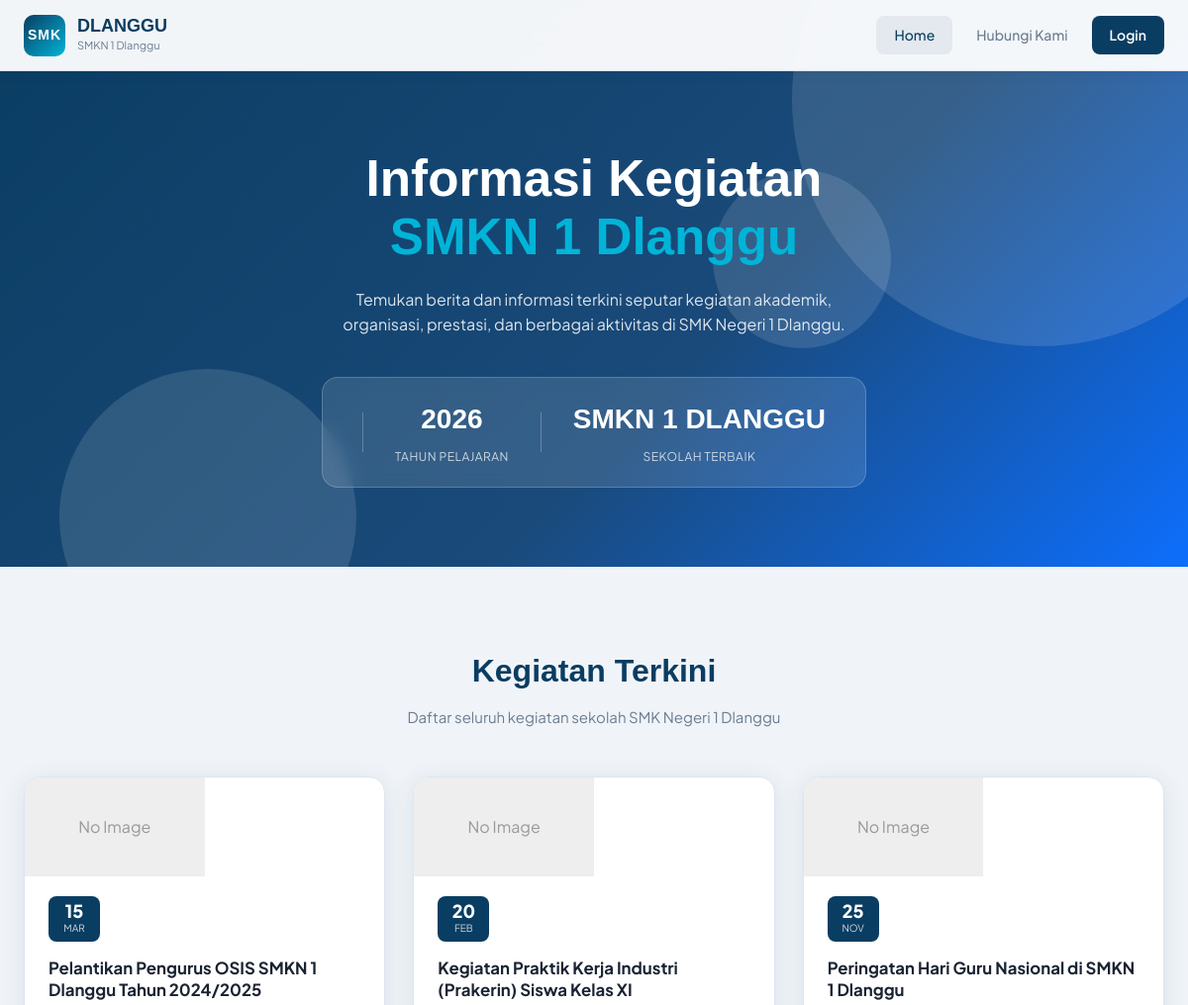
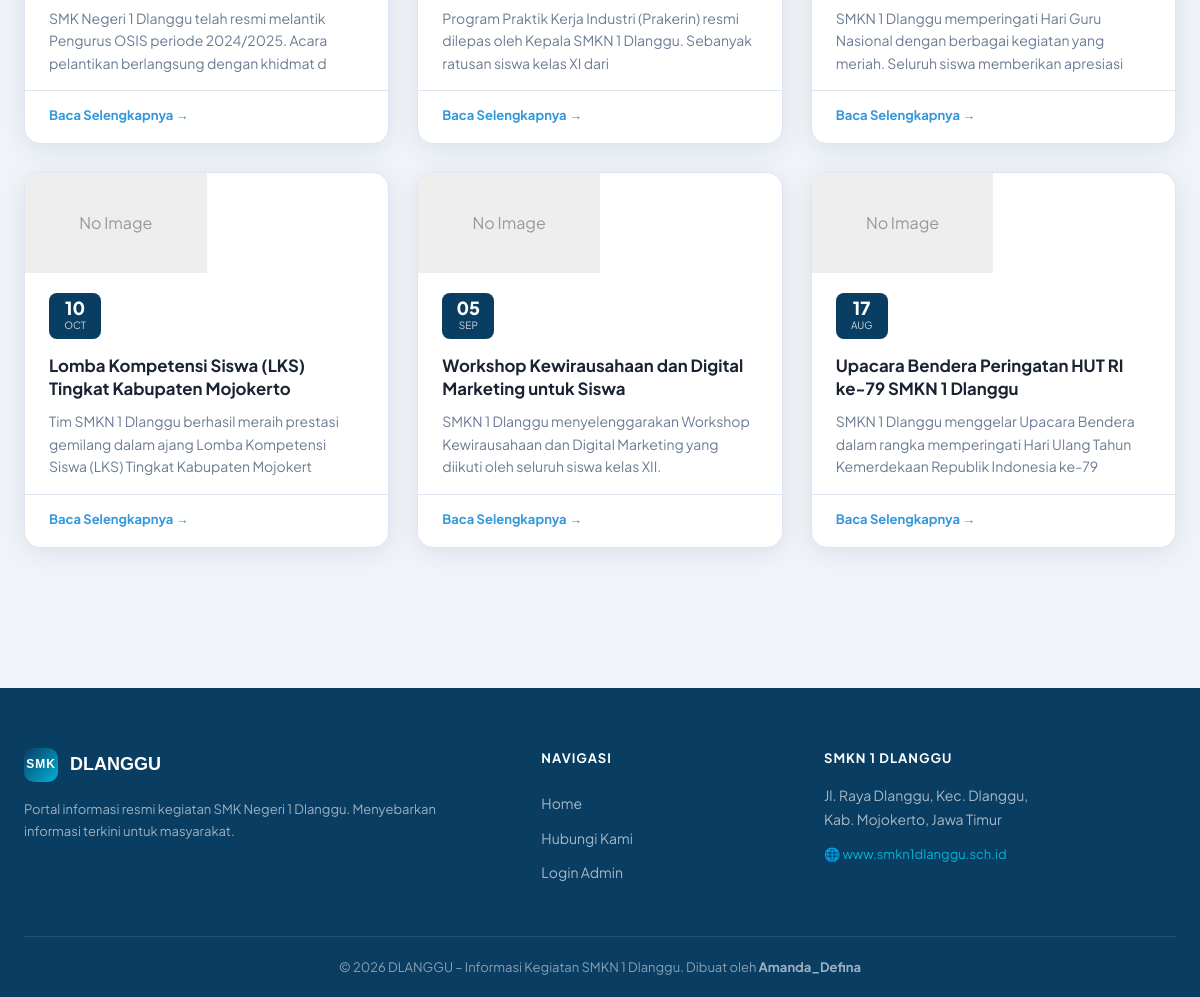
The page / on the database its author committed (2 pictures, top to bottom).
### tables this page shows
CREATE TABLE `kegiatan` (
  `id` int(11) NOT NULL AUTO_INCREMENT,
  `judul` varchar(255) NOT NULL,
  `deskripsi` text NOT NULL,
  `tanggal` date NOT NULL,
  `gambar` varchar(255) DEFAULT NULL,
  `kategori` varchar(100) DEFAULT 'Umum',
  `created_at` datetime DEFAULT CURRENT_TIMESTAMP,
  PRIMARY KEY (`id`)
);

### index.php (the view, shortened to what this page needs)
<?php
require_once 'config.php';
$sql = "SELECT id, judul, deskripsi, tanggal, gambar FROM kegiatan ORDER BY tanggal DESC, id DESC";
$result = $conn->query($sql);
$kegiatan_list = [];
if ($result && $result->num_rows > 0) {
    while ($row = $result->fetch_assoc()) {
        $kegiatan_list[] = $row;
    }
}
?>
<!DOCTYPE html>
<html lang="id">
<head>
    <link rel="stylesheet" href="assets/css/style.css?v=2">
</head>
<body>
    <nav class="navbar">
        <div class="nav-container">
            <a href="index.php" class="nav-brand">
                <div class="brand-icon">SMK</div>
                <div class="brand-text">
                    <span class="brand-name"><?= SITE_NAME ?></span>
                    <span class="brand-sub">SMKN 1 Dlanggu</span>
                </div>
            </a>
            <div class="nav-links">
                <a href="index.php" class="nav-link active">Home</a>
                <a href="kontak.php" class="nav-link">Hubungi Kami</a>
                <a href="login.php" class="nav-link btn-login">Login</a>
            </div>
        </div>
    </nav>
    <section class="hero">
        <div class="hero-bg">
            <div class="hero-shape s1"></div>
            <div class="hero-shape s2"></div>
            <div class="hero-shape s3"></div>
        </div>
        <div class="hero-content">
            <h1 class="hero-title">Informasi Kegiatan<br><span class="accent">SMKN 1 Dlanggu</span></h1>
            <p class="hero-desc">Temukan berita dan informasi terkini seputar kegiatan akademik, organisasi, prestasi, dan berbagai aktivitas di SMK Negeri 1 Dlanggu.</p>
            <div class="hero-stats">
                <div class="stat-item">
                    <span class="stat-num">2026</span>
                    <span class="stat-label">Tahun Pelajaran</span>
                </div>
                <div class="stat-item">
                    <span class="stat-num">SMKN 1 DLANGGU</span>
                    <span class="stat-label">Sekolah Terbaik</span>
                </div>
            </div>
        </div>
    </section>
    <section class="section-kegiatan">
        <div class="container">
            <div class="section-header">
                <h2 class="section-title">Kegiatan Terkini</h2>
                <p class="section-sub">Daftar seluruh kegiatan sekolah SMK Negeri 1 Dlanggu</p>
            </div>
            <?php if (empty($kegiatan_list)): ?>
                <div class="empty-state">
                    <div class="empty-icon">📋</div>
                    <h3>Belum Ada Kegiatan</h3>
                    <p>Kegiatan akan ditampilkan di sini setelah administrator menambahkannya.</p>
                </div>
            <?php else: ?>
                <div class="card-grid">
                    <?php foreach ($kegiatan_list as $i => $k):
                        $bulan = date('M', strtotime($k['tanggal']));
                        $hari  = date('d', strtotime($k['tanggal']));
                    ?>
                        <article class="card" style="--card-accent: #3498db;">
                            <div class="card-img-wrapper">
                                <?php if (!empty($k['gambar'])): ?>
                                    <img src="assets/img/<?= htmlspecialchars($k['gambar']) ?>"
                                        alt="<?= htmlspecialchars($k['judul']) ?>"
                                        style="width: 100%; height: 200px; object-fit: cover;">
                                <?php else: ?>
                                    <div style="width: 50%; height: 100px; background: #eee; display: flex; align-items: center; justify-content: center; color: #999;">No Image</div>
                                <?php endif; ?>
                            </div>
                            <div class="card-header">
                                <div class="card-date-box">
                                    <span class="date-day"><?= $hari ?></span>
                                    <span class="date-month"><?= $bulan ?></span>
                                </div>
                            </div>
                            <div class="card-body">
                                <h3 class="card-title"><?= htmlspecialchars($k['judul']) ?></h3>
                                <p class="card-desc">
                                    <?= nl2br(htmlspecialchars(substr($k['deskripsi'], 0, 120))) ?>
                                </p>
                            </div>
                            <div class="card-footer">
                                <button class="btn-detail" onclick="openModal(<?= $k['id'] ?>)">Baca Selengkapnya →</button>
                            </div>
                        </article>
                    <?php endforeach; ?>
                </div>
            <?php endif; ?>
        </div>
    </section>
    <footer class="footer">
        <div class="container">
            <div class="footer-grid">
                <div class="footer-brand">
                    <div class="footer-logo">
                        <div class="brand-icon sm">SMK</div>
                        <span><?= SITE_NAME ?></span>
                    </div>
                    <p>Portal informasi resmi kegiatan SMK Negeri 1 Dlanggu. Menyebarkan informasi terkini untuk masyarakat.</p>
                </div>
                <div class="footer-links">
                    <h4>Navigasi</h4>
                    <a href="index.php">Home</a>
                    <a href="kontak.php">Hubungi Kami</a>
                    <a href="login.php">Login Admin</a>
                </div>
                <div class="footer-info">
                    <h4>SMKN 1 Dlanggu</h4>
                    <p>Jl. Raya Dlanggu, Kec. Dlanggu,<br>Kab. Mojokerto, Jawa Timur</p>
                    <a href="https://www.smkn1dlanggu.sch.id" target="_blank">🌐 www.smkn1dlanggu.sch.id</a>
                </div>
            </div>
            <div class="footer-bottom">
                <p>© 2026 <?= SITE_NAME ?> – <?= SITE_TAGLINE ?>. Dibuat oleh <strong>Amanda_Defina</strong></p>
            </div>
        </div>
    </footer>
</body>
</html>

### rows shown on the page
kegiatan: shows "No Image", tanggal "15", tanggal "MAR", judul "Pelantikan Pengurus OSIS SMKN 1 Dlanggu Tahun 2024/2025", deskripsi "SMK Negeri 1 Dlanggu telah resmi melantik Pengurus OSIS periode 2024/2025. Acara pelantikan berlangsung dengan khidmat d"
kegiatan: shows "No Image", tanggal "20", tanggal "FEB", judul "Kegiatan Praktik Kerja Industri (Prakerin) Siswa Kelas XI", deskripsi "Program Praktik Kerja Industri (Prakerin) resmi dilepas oleh Kepala SMKN 1 Dlanggu. Sebanyak ratusan siswa kelas XI dari"
kegiatan: shows "No Image", tanggal "25", tanggal "NOV", judul "Peringatan Hari Guru Nasional di SMKN 1 Dlanggu", deskripsi "SMKN 1 Dlanggu memperingati Hari Guru Nasional dengan berbagai kegiatan yang meriah. Seluruh siswa memberikan apresiasi"
kegiatan: shows "No Image", tanggal "10", tanggal "OCT", judul "Lomba Kompetensi Siswa (LKS) Tingkat Kabupaten Mojokerto", deskripsi "Tim SMKN 1 Dlanggu berhasil meraih prestasi gemilang dalam ajang Lomba Kompetensi Siswa (LKS) Tingkat Kabupaten Mojokert"
kegiatan: shows "No Image", tanggal "05", tanggal "SEP", judul "Workshop Kewirausahaan dan Digital Marketing untuk Siswa", deskripsi "SMKN 1 Dlanggu menyelenggarakan Workshop Kewirausahaan dan Digital Marketing yang diikuti oleh seluruh siswa kelas XII."
kegiatan: shows "No Image", tanggal "17", tanggal "AUG", judul "Upacara Bendera Peringatan HUT RI ke-79 SMKN 1 Dlanggu", deskripsi "SMKN 1 Dlanggu menggelar Upacara Bendera dalam rangka memperingati Hari Ulang Tahun Kemerdekaan Republik Indonesia ke-79"

### other values the page prints
SITE_NAME "DLANGGU"
SITE_TAGLINE "Informasi Kegiatan SMKN 1 Dlanggu"
